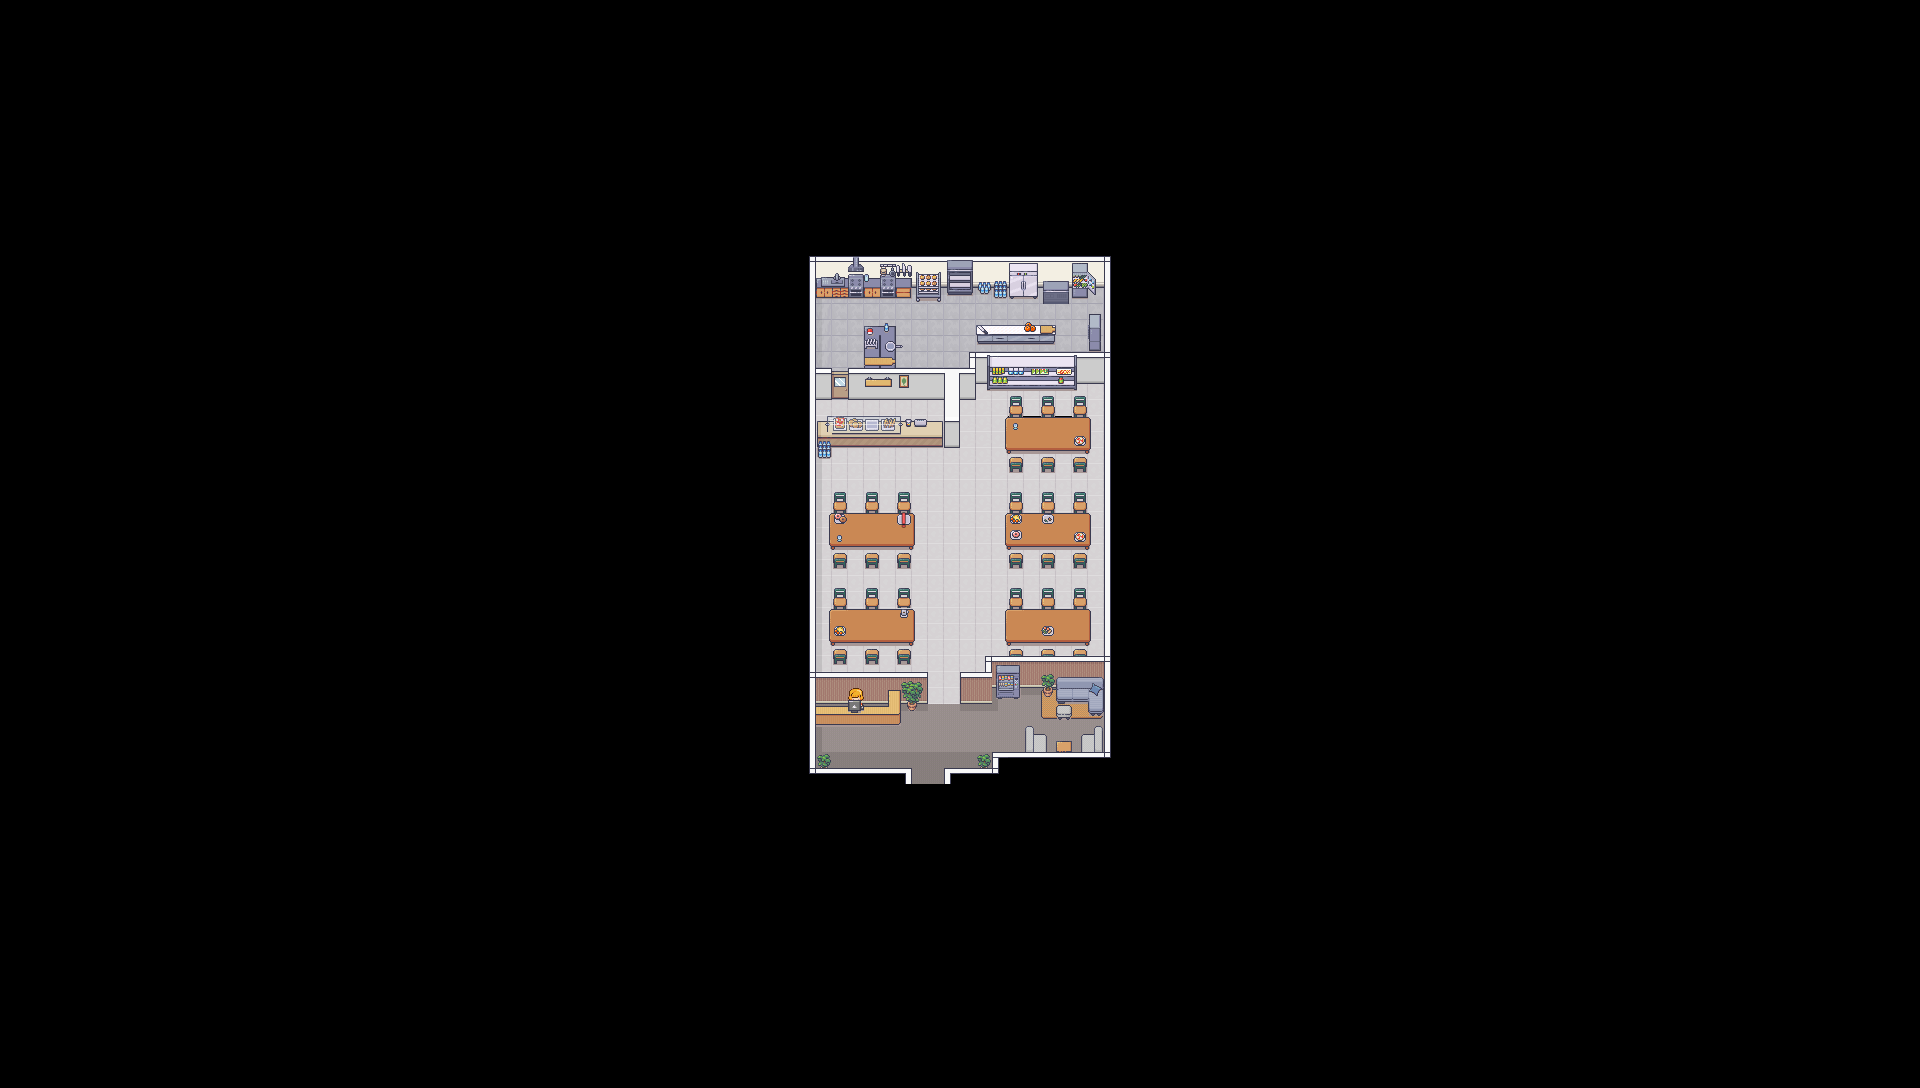

Rendered tile map (Tiled .tmx) drawn with the repository's tilesets; below, a short description and the map source with its tile grids summarised:
An orthogonal 120x68 tile map with 16x16 px tiles, 6 tile layers (Tile Layer 1, walls, objects-lower, objects, ...), 1 hidden layer not drawn, 9 tilesets and 24 objects (piazza out, piazza in, eat).

<map version="1.5" tiledversion="1.7.1" orientation="orthogonal" renderorder="right-down" width="120" height="68" tilewidth="16" tileheight="16" infinite="0" nextlayerid="12" nextobjectid="34">
 <tileset firstgid="1" name="Room_Builder_16x16" tilewidth="16" tileheight="16" tilecount="8284" columns="76">
  <image source="Room_Builder_16x16.png" trans="000000" width="1216" height="1744" />
  <tile id="392">
   <properties>
    <property name="transition" value="maps/map3/map3.tmx" />
   </properties>
  </tile>
  <tile id="623">
   <properties>
    <property name="blocked" value="" />
   </properties>
  </tile>
 </tileset>
 <tileset firstgid="8285" name="19_Hospital_16x16" tilewidth="16" tileheight="16" tilecount="1760" columns="16">
  <image source="19_Hospital_16x16.png" trans="000000" width="256" height="1760" />
 </tileset>
 <tileset firstgid="10045" name="5_Classroom_and_library_16x16" tilewidth="16" tileheight="16" tilecount="544" columns="16">
  <image source="5_Classroom_and_library_16x16.png" trans="000000" width="256" height="544" />
 </tileset>
 <tileset firstgid="10589" name="2_LivingRoom_16x16" tilewidth="16" tileheight="16" tilecount="720" columns="16">
  <image source="2_LivingRoom_16x16.png" trans="000000" width="256" height="720" />
  <tile id="378">
   <properties>
    <property name="activity" value="Eat,Piazza" />
   </properties>
  </tile>
 </tileset>
 <tileset firstgid="11309" name="4_Bedroom_16x16" tilewidth="16" tileheight="16" tilecount="1712" columns="16">
  <image source="4_Bedroom_16x16.png" trans="000000" width="256" height="1712" />
 </tileset>
 <tileset firstgid="13021" name="1_Generic_16x16" tilewidth="16" tileheight="16" tilecount="1248" columns="16">
  <image source="1_Generic_16x16.png" trans="000000" width="256" height="1248" />
 </tileset>
 <tileset firstgid="14269" name="16_Grocery_store_16x16" tilewidth="16" tileheight="16" tilecount="1248" columns="16">
  <image source="16_Grocery_store_16x16.png" trans="000000" width="256" height="1248" />
 </tileset>
 <tileset firstgid="15517" name="12_Kitchen_16x16" tilewidth="16" tileheight="16" tilecount="784" columns="16">
  <image source="12_Kitchen_16x16.png" trans="000000" width="256" height="784" />
 </tileset>
 <tileset firstgid="16301" name="activitymark" tilewidth="16" tileheight="16" tilecount="1" columns="1">
  <image source="oie_1512512TG0HYYOf.png" width="16" height="16" />
 </tileset>
 <layer id="7" name="collisions" width="120" height="68" visible="0">
  <data>[8160 cells, 320 non-empty, 3 distinct tile ids]</data>
 </layer>
 <layer id="1" name="Tile Layer 1" width="120" height="68">
  <data>[8160 cells, 482 non-empty, 15 distinct tile ids]</data>
 </layer>
 <layer id="2" name="walls" width="120" height="68">
  <data>[8160 cells, 178 non-empty, 28 distinct tile ids]</data>
 </layer>
 <layer id="5" name="objects-lower" width="120" height="68">
  <data>[8160 cells, 117 non-empty, 44 distinct tile ids]</data>
 </layer>
 <layer id="3" name="objects" width="120" height="68">
  <data>[8160 cells, 210 non-empty, 98 distinct tile ids]</data>
 </layer>
 <layer id="4" name="objects-higher" width="120" height="68">
  <data>[8160 cells, 49 non-empty, 46 distinct tile ids]</data>
 </layer>
 <layer id="6" name="objects-higher-higher" width="120" height="68">
  <data>[8160 cells, 26 non-empty, 20 distinct tile ids]</data>
 </layer>
 <objectgroup id="8" name="Boundary">
  <object id="1" x="799.333" y="254.667" width="16.6667" height="529.333" />
  <object id="3" x="816.667" y="254.667" width="302" height="17.3333" />
  <object id="4" x="833.333" y="512" width="79.3333" height="47.3333" />
  <object id="5" x="831.5" y="492.833" width="61.3333" height="21.3333" />
  <object id="13" x="814.333" y="399.333" width="145.333" height="33" />
  <object id="14" x="943.667" y="429" width="15.8333" height="19" />
  <object id="15" x="943.667" y="383" width="31.6667" height="17.3333" />
  <object id="16" x="959.667" y="367.333" width="14.6667" height="16.3333" />
  <object id="17" x="975.667" y="350.667" width="128.333" height="23.5" />
  <object id="18" x="1104" y="267.333" width="17.3333" height="502" />
  <object id="19" x="1005" y="395.5" width="85.5" height="68.25" />
  <object id="20" x="1004" y="491.5" width="87.25" height="72.75" />
  <object id="21" x="1003.25" y="586.75" width="101.5" height="93" />
  <object id="22" x="960" y="672" width="32" height="24.5" />
  <object id="23" x="984.75" y="655" width="23.5" height="24.25" />
  <object id="24" x="816" y="768" width="95.5" height="16" />
  <object id="25" x="944" y="767" width="64.5" height="16.5" />
  <object id="26" x="992.5" y="751.5" width="112.5" height="16.5" />
  <object id="27" x="815.5" y="672" width="83.5" height="45.5" />
  <object id="28" x="899" y="672" width="28" height="24.5" />
  <object id="30" x="831" y="587.5" width="83.5" height="85" />
 </objectgroup>
 <objectgroup id="9" name="Entries">
  <object id="31" name="piazza out" x="911.5" y="775.5" width="33" height="8.5" />
 </objectgroup>
 <objectgroup id="10" name="Exits">
  <object id="32" name="piazza in" x="924" y="747.5" width="8.5" height="10" />
 </objectgroup>
 <objectgroup id="11" name="Activities">
  <object id="33" name="eat" x="888.5" y="485.5" width="30.5" height="37" />
 </objectgroup>
</map>
